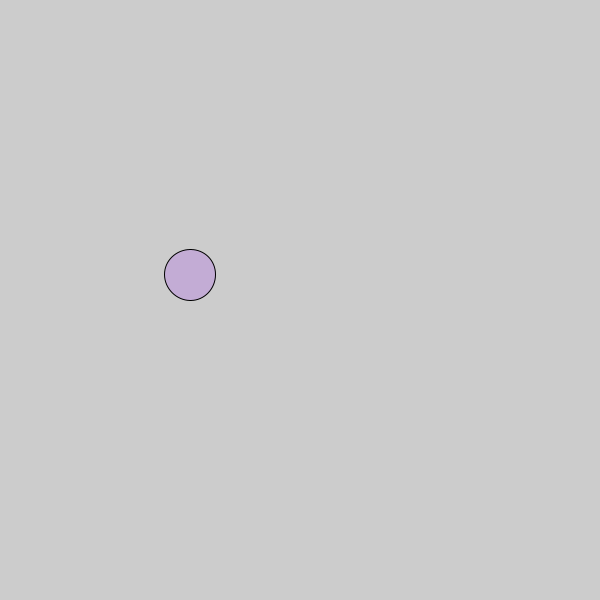
Frame 1 (no input)
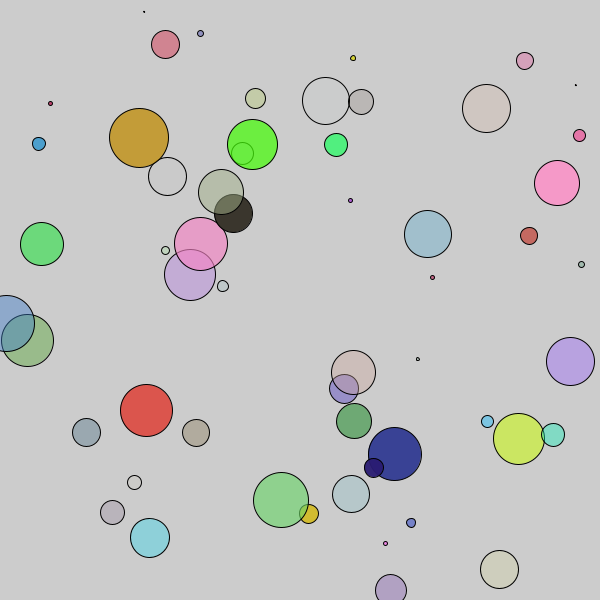
Frame 60 (the mouse pressed at the canvas centre just before this capture)
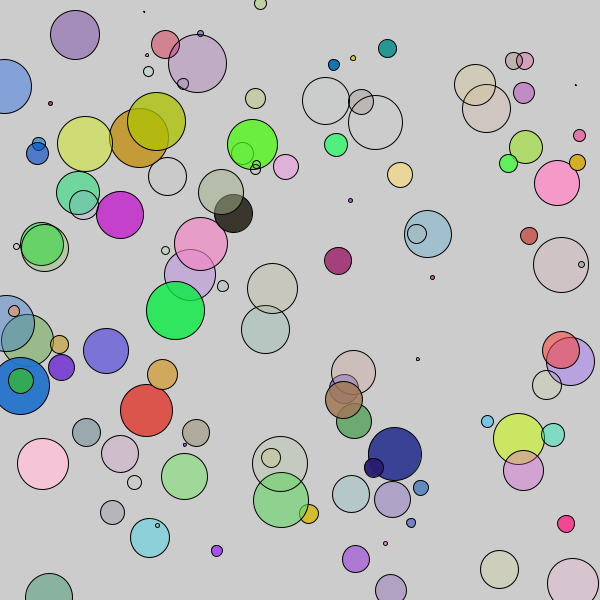
Frame 120 (the mouse held since frame 60 and released just before this capture)

The Processing sketch that drew these frames (run headless with seeded random() and noise(); from frame 60 on, the mouse is pressed at the canvas centre):

// Processing sketch: elipsy_z_properties
// ── elipsy_z_properties.pde
//Parametr losowania 
int W=600;

int radius()
{
  return int(random(W/10));
}

//Inicjalizacja
void setup()
{
  size(600,600); //Musi być jak W
  //frameRate(100);
}

//Running - wizualizacja oraz dynamika (zmiana stanu)
void draw()
{
  fill(random(255),random(255),random(255),random(255));
  float r=radius();
  ellipse(random(W),random(W),r,r);
  //println(frameRate);
}
